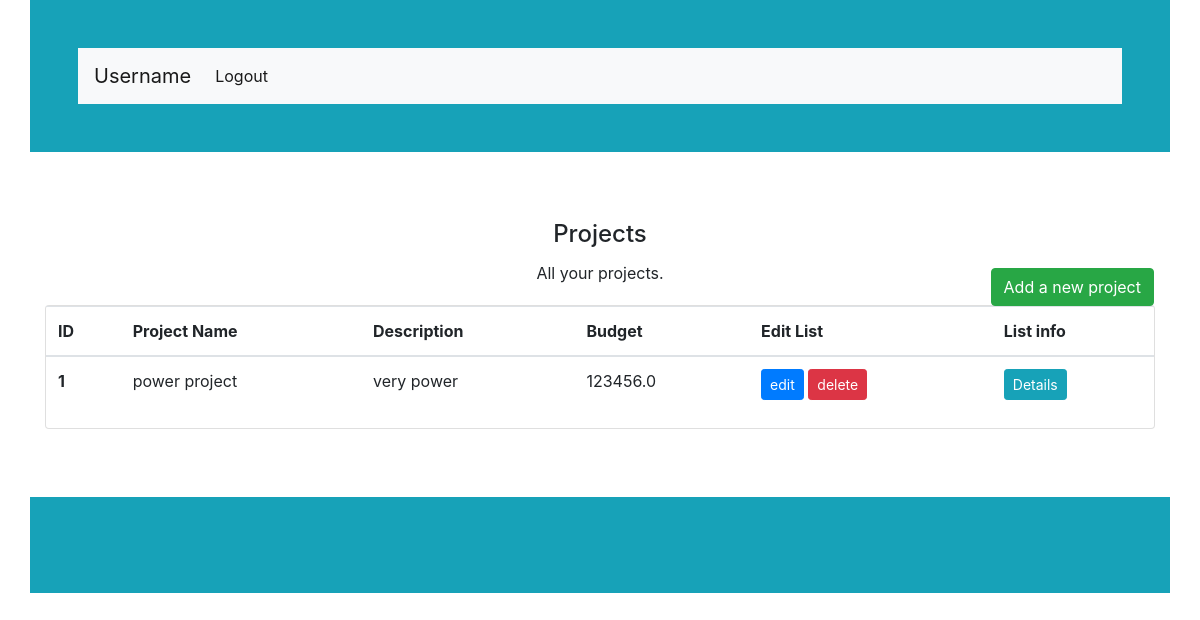
The page /dashboard_page (signed in) on the database as committed earlier.
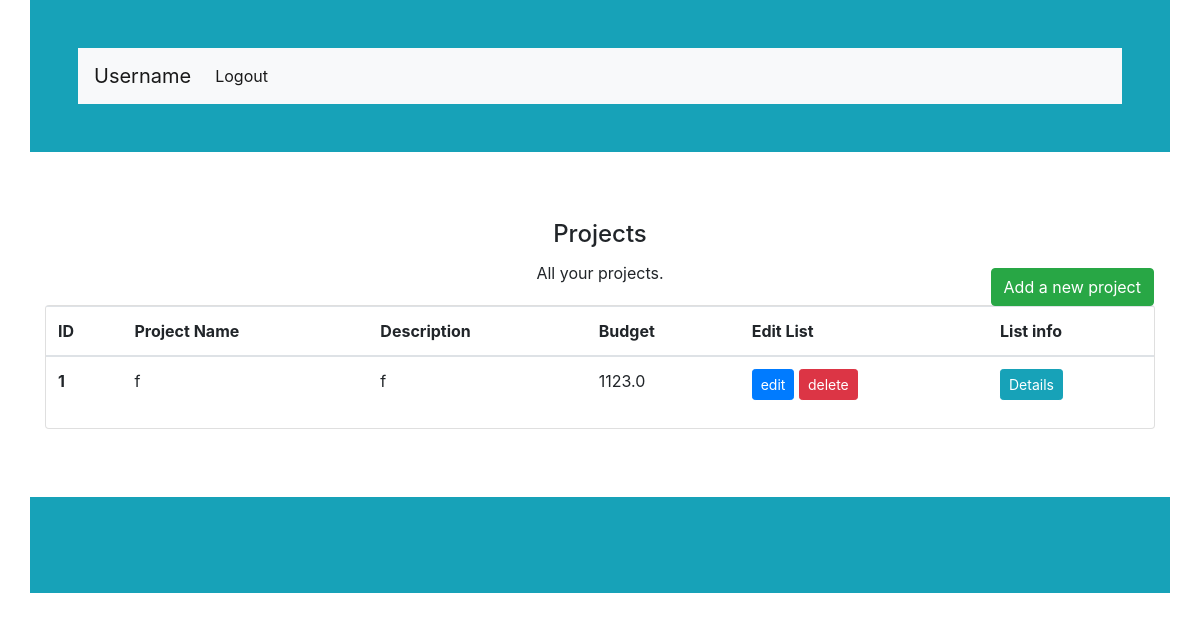
The same page on the database as committed later.
### app.py (models this page shows, shortened)
class Project(db.Model):
    id = db.Column(db.Integer, primary_key=True)
    name = db.Column(db.String(128), nullable = False )
    description = db.Column(db.String(200),nullable = True)
    budget = db.Column(db.Float(100), nullable = True)
    user_id = db.Column(db.Integer, db.ForeignKey("user.id"), nullable=False)

### app.py (the view)
@ app.route('/dashboard_page', methods = ['GET','POST'])
def dashboard_page():
    current_user_obj = User.query.filter_by(username = current_user.username).first()
    current_user_proj_obj = Project.query.filter_by(user_id = current_user_obj.id ).all()
    return render_template('dashBoard.html' , user_projects = current_user_proj_obj )

### app.py (called while the page is built)
@login_manager.user_loader
def load_user(user_id):
    return User.query.get(int(user_id))

### templates/dashBoard.html (shortened to what this page needs)
<!DOCTYPE html>
<html>
  <link
    href="//maxcdn.bootstrapcdn.com/bootstrap/4.0.0/css/bootstrap.min.css"
    rel="stylesheet"
    id="bootstrap-css"
  />
  <link
    rel="stylesheet"
    href="{{ url_for('static',filename='dashBoard.css') }}"
  />
  <head>
  </head>
  <body>
    <header>
      <div class="container bg-info p-5">
        <nav class="navbar navbar-expand-lg navbar-light bg-light">
          <a class="navbar-brand" href="#">Username</a>
          <div class="collapse navbar-collapse" id="navbarNavAltMarkup">
            <div class="navbar-nav">
              <a class="nav-item nav-link active" href="{{url_for('logout')}}"
                >Logout </a>
            </div>
          </div>
        </nav>
      </div>
    </header>
    <main>
      <div class="container my-5">
        <div class="card-body text-center">
          <h4 class="card-title">Projects</h4>
          <p class="card-text">All your projects.</p>
        </div>
        <div class="card">
          <a href="{{url_for('add_project')}}">
            <button
              id="add__new__list"
              type="button"
              class="btn btn-success position-absolute"
              data-toggle="modal"
              data-target=".bd-example-modal-lg"
            >
               Add a new project
            </button>
          </a>
          <table class="table table-hover">
            <thead>
              <tr>
                <th scope="col">ID</th>
                <th scope="col">Project Name</th>
                <th scope="col">Description</th>
                <th scope="col">Budget</th>
                <th scope="col">Edit List</th>
                <th scope="col">List info</th>
              </tr>
            </thead>
            <tbody>
              {% for project in user_projects %}
              <tr>
                <th scope="row">{{ loop.index}}</th>
                <td>{{project.name}}</td>
                <td>{{project.description}}</td>
                <td>{{project.budget}}</td>
                <td>
                  <a class="btn btn-sm btn-primary" href="#"
                    > edit</a
                  >
                  <a
                    class="btn btn-sm btn-danger"
                    href="{{ url_for('delete_project', project_id = project.id )}}"
                    > delete</a
                  >
                </td>
                <td>
                  <a class="btn btn-sm btn-info" href="#"
                    > Details</a
                  >
                </td>
              </tr>
              {% endfor %}
            </tbody>
          </table>
        </div>
      </div>
    </main>
    <footer>
      <div class="container bg-info p-5"></div>
    </footer>
  </body>
</html>

### static/dashBoard.css (style rules this page uses)
body { background-image: url(https://static.pexels.com/photos/371633/pexels-photo-371633.jpeg); background-repeat: no-repeat; background-size: 100%; }
footer { margin-top: 20px; padding-top: 20px; }
#add__new__list { top: -38px; right: 0px; }

Rows that differ between the two databases and show on the page:
changed Project: name "power project" → "f"; description "very power" → "f"; budget "123456.0" → "1123.0"
